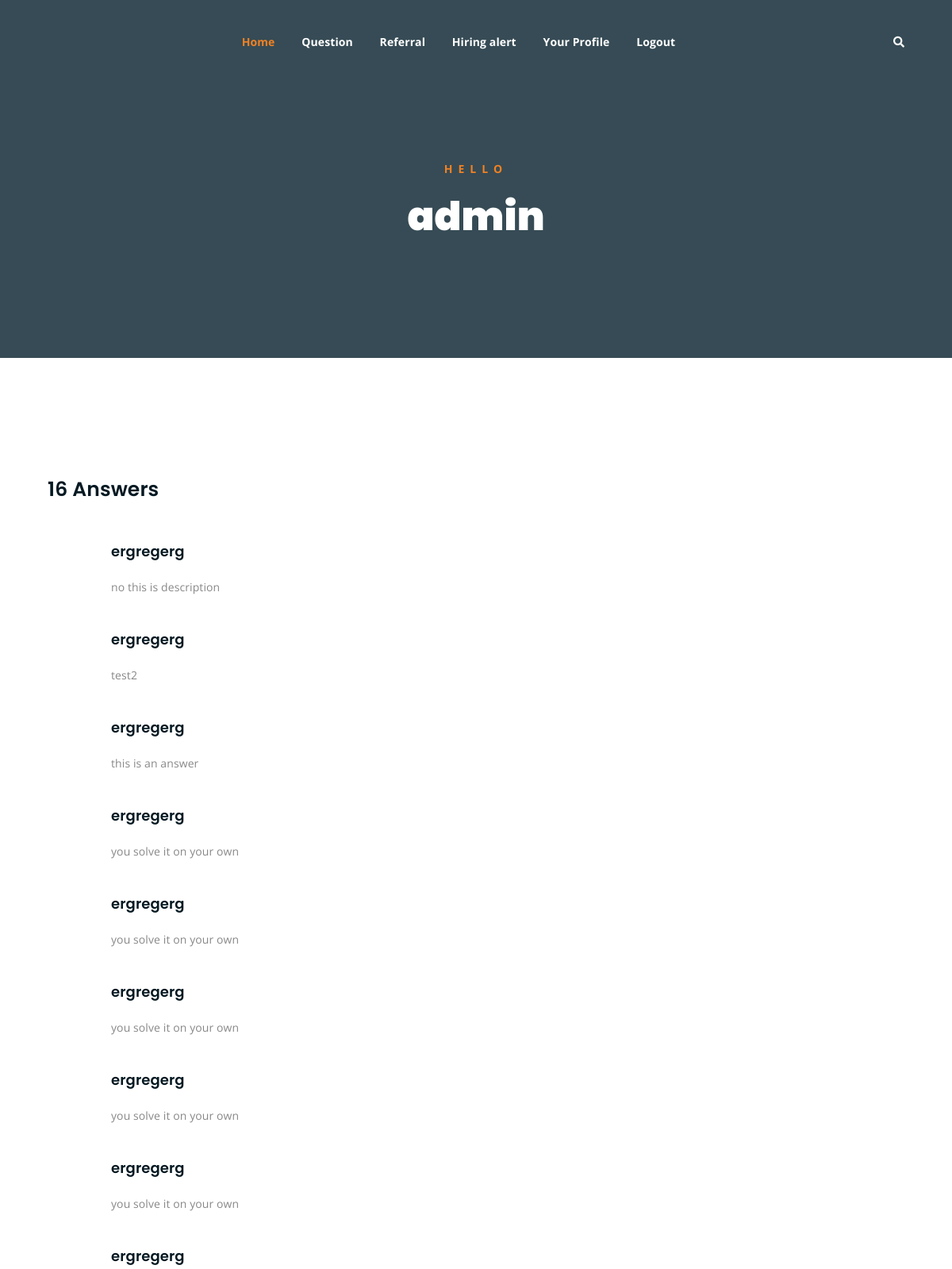
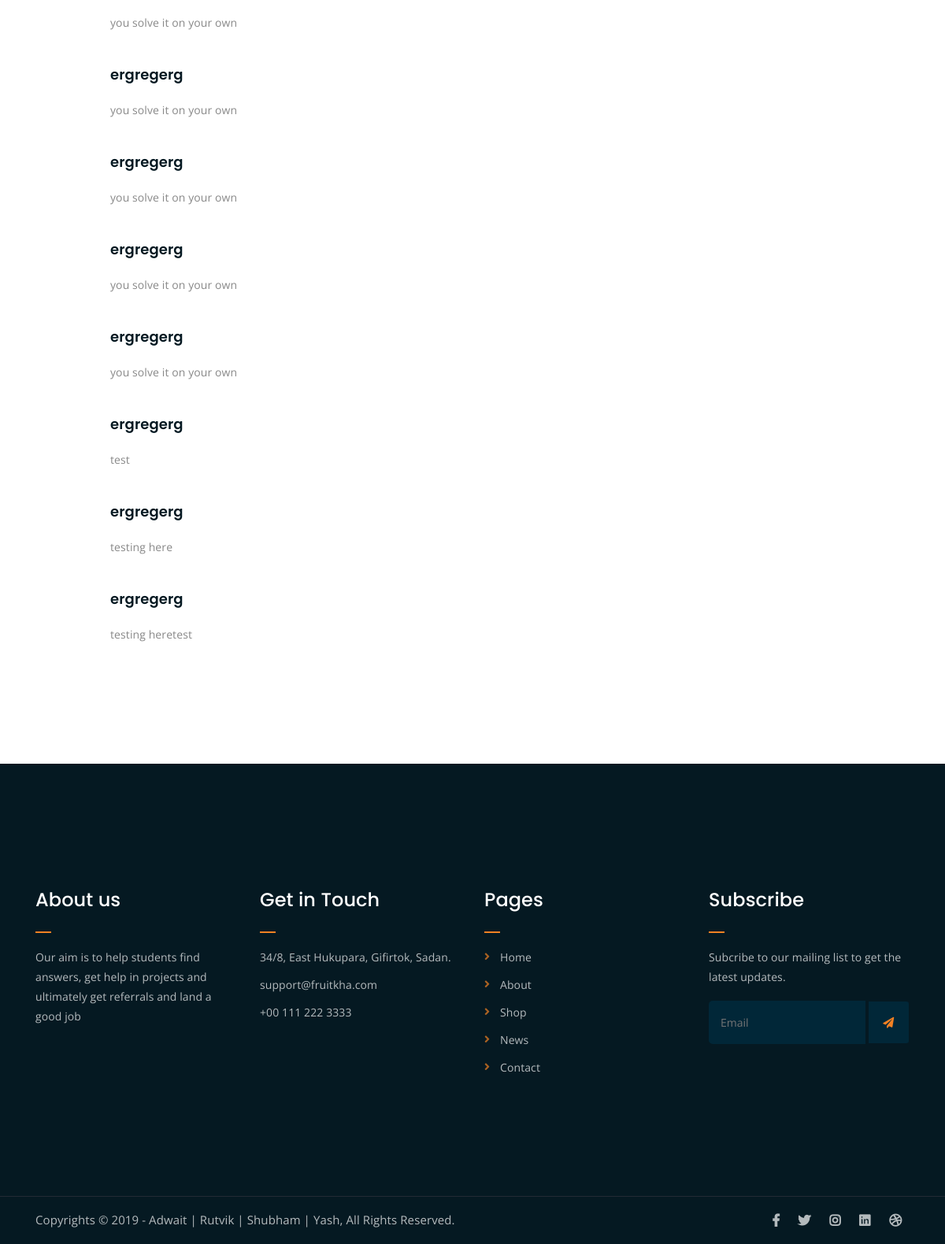
The app's page /Student/answer/1/ (signed in) with its own data (2 pictures, top to bottom).
### main/models.py (models this page shows)
class Answer(models.Model):
    question = models.ForeignKey(Question,on_delete=models.CASCADE)
    description = models.TextField()
    image = models.ImageField(upload_to='mainapp/question_images/', null=True)
    student = models.ForeignKey(User, on_delete=models.CASCADE)
    date_posted = models.DateTimeField(default=datetime.datetime.now())

class Question(models.Model):
    title = models.CharField(max_length=500)
    description = models.TextField()
    image = models.ImageField(upload_to='mainapp/question_images/', null=True)
    student = models.ForeignKey(User, on_delete=models.CASCADE)
    date_posted = models.DateTimeField(default=datetime.datetime.now)

### main/views.py (the view)
def StudentAnswerListView(request, pk):
    context = {
        "student": Student.objects.filter(user__pk=pk).first(),
        "answers": Answer.objects.filter(student__pk=pk),
    }
    print("in student")
    return render(request, "main/profile_ans.html", context)

### main/templates/main/profile_ans.html (shortened to what this page needs)
{% extends "main/base.html" %}
{% block content%}
<div class="breadcrumb-section breadcrumb-bg">
    <div class="container">
        <div class="row">
            <div class="col-lg-8 offset-lg-2 text-center">
                <div class="breadcrumb-text">
                    <p>Hello</p>
                    <h1>{{ user.username }}</h1>
                </div>
            </div>
        </div>
    </div>
</div>
<div class="contact-from-section mt-150 mb-150">
    <div class="container">
            <div class="col-lg-8 mb-5 mb-lg-0">
                <div class="comments-list-wrap">
                    <h3 class="comment-count-title">{{ answers.count }} Answers</h3>
                    <div class="comment-list">
                        {%for ans in answers%}
                        <div class="single-comment-body">
                            <div class="comment-text-body">
                                <h4>{{ans.question.title}}</h4>
                                <p>{{ans.description}}</p>
                            </div>
                        </div>
                        {%endfor%}
                    </div>
                </div>
            </div>
        </div>
</div>
{% endblock content%}

### main/static/main/css/main.css (style rules this page uses)
html { font-size: 14px; font-weight: 400; line-height: 28px; height: 100%; }
body { font-family: "Open Sans", sans-serif; font-weight: 400; font-size: 1rem; letter-spacing: 0.1px; line-height: 1.8; color: #051922; overflow-x: hidden; }
h1, .h1, h2, .h2, h3, .h3, h4, .h4, h5, .h5, h6, .h6 { font-family: "Poppins", sans-serif; font-weight: 700; margin: 0 0 1.25rem 0; color: #051922; }
h1:last-child, .h1:last-child, h2:last-child, .h2:last-child, h3:last-child, .h3:last-child, h4:last-child, .h4:last-child, h5:last-child, .h5:last-child, h6:last-child, .h6:last-child { margin: 0; }
h1, .h1 { font-size: 4rem; font-weight: 700; line-height: 4rem; }
h3, .h3 { font-size: 2rem; font-weight: 700; line-height: 2.25rem; }
h4, .h4 { font-size: 1.5rem; font-weight: 700; line-height: 1.75rem; }
p { font-family: "Open Sans", sans-serif; font-weight: 400; font-size: 1rem; letter-spacing: 0.1px; line-height: 1.8; color: #051922; margin: 0 0 1.25rem 0; }
p:last-child { margin: 0; }
.mt-150 { margin-top: 150px; }
.mb-150 { margin-bottom: 150px; }
.breadcrumb-bg { background-image: url(../img/breadcrumb-bg.jpg); }
.breadcrumb-text p { color: #F28123; font-weight: 700; text-transform: uppercase; letter-spacing: 7px; }
.breadcrumb-text h1 { font-size: 50px; font-weight: 900; color: #fff; margin: 0; margin-top: 20px; }
.breadcrumb-section { padding: 150px 0; background-size: cover; background-position: center center; position: relative; z-index: 1; background-attachment: fixed; padding-top: 200px; }
.breadcrumb-section:after { position: absolute; left: 0; top: 0; width: 100%; height: 100%; content: ""; background-color: #07212e; z-index: -1; opacity: 0.8; }
html, body { height: 100%; }
.comments-list-wrap { margin: 100px 0; }
.comments-list-wrap h3 { font-size: 25px; font-weight: 600; margin-bottom: 50px; }
.single-comment-body { position: relative; }
.comment-text-body { padding-left: 80px; margin-bottom: 40px; }
.comment-text-body h4 { font-size: 18px; font-weight: 600; }
.comment-text-body p { color: #888; line-height: 2; margin: 0; }

### records on screen
Answer: question "ergregerg", description "no this is description"
Answer: question "ergregerg", description "test2"
Answer: question "ergregerg", description "this is an answer"
Answer: question "ergregerg", description "you solve it on your own"
Answer: question "ergregerg", description "you solve it on your own"
Answer: question "ergregerg", description "you solve it on your own"
Answer: question "ergregerg", description "you solve it on your own"
Answer: question "ergregerg", description "you solve it on your own"
Answer: question "ergregerg", description "you solve it on your own"
Answer: question "ergregerg", description "you solve it on your own"
Answer: question "ergregerg", description "you solve it on your own"
Answer: question "ergregerg", description "you solve it on your own"
Answer: question "ergregerg", description "you solve it on your own"
Answer: question "ergregerg", description "test"
Answer: question "ergregerg", description "testing here"
Answer: question "ergregerg", description "testing heretest"

### other values on screen
{{ user.username }} "admin"
{{ answers.count }} "16"
